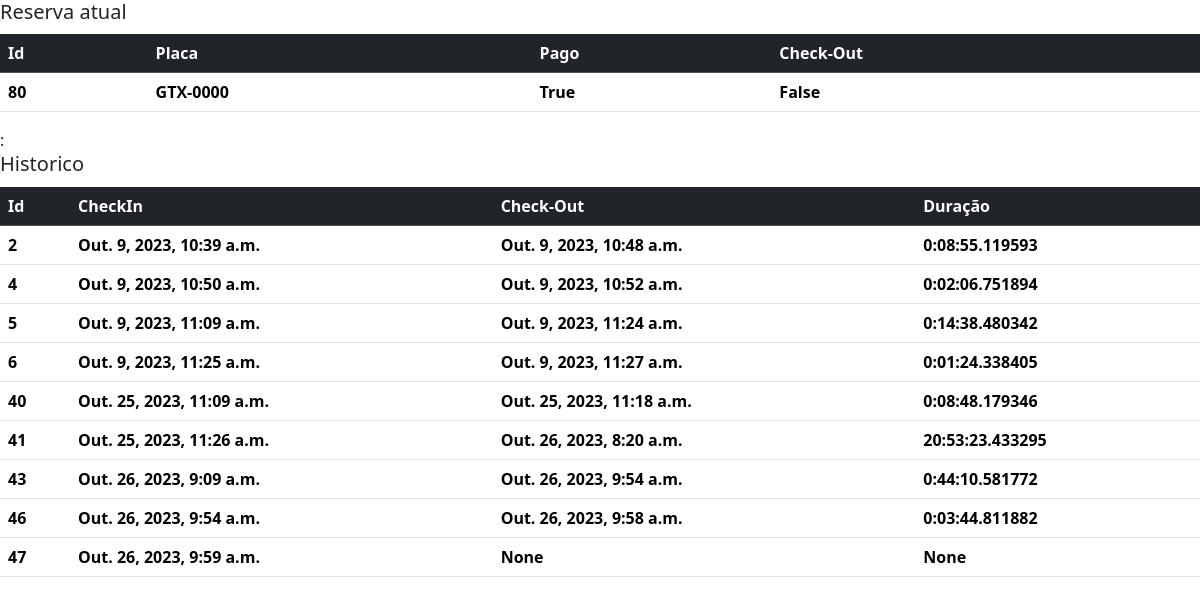
Before: /parking/GTX-0000/ with the older database file.
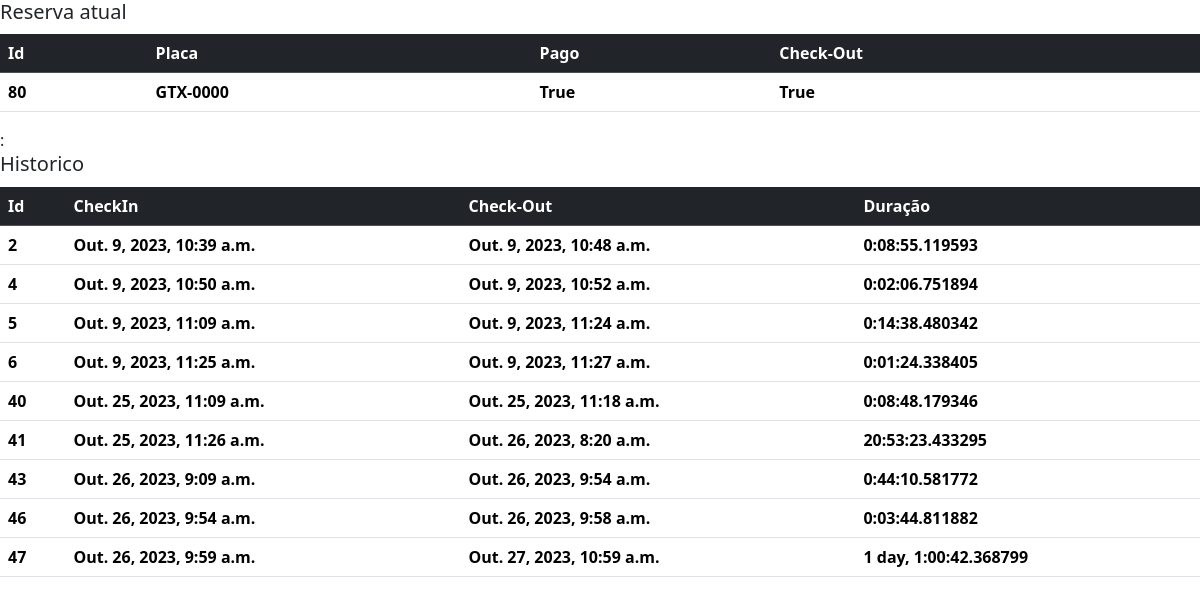
After: the same page with the newer database file.
### parking/models.py (models this page shows, shortened)
class Reservation(models.Model):
    plate = models.CharField(
        validators=[
            RegexValidator(r"[A-Z]{3}[-][0-9][0-9A-J][0-9]{2}",
            message="The Format plate is no Valid")],
            max_length=8,
            unique=True)
    date = models.DateTimeField(auto_now_add=True)
    paid = models.BooleanField(default=False, blank=False)
    left = models.BooleanField(default=False, blank=False)

class Historico(models.Model):
    id_reservation = models.ForeignKey(Reservation, on_delete=models.CASCADE, to_field='id')
    checkIn = models.DateTimeField()
    checkOut = models.DateTimeField(null=True, blank=True)
    def get_deltaTime(self):
        try:
            time = self.checkOut - self.checkIn
            return time
        except:
           return None

### parking/views.py (the view)
# urls.py: path("<str:plate>/", views.reservation_detail, name="plate"),
def reservation_detail(request,plate):
    reservation = consulta_reservation(plate)
    if reservation:
        queryReservation = Reservation.objects.get(plate=plate)
        queryHistory = Historico.objects.filter(id_reservation=queryReservation.pk)
        return render (request, "Reservation/reservationDetail.html", {'reservation':queryReservation,'history':queryHistory})
    return render(request, {'message':f" The plate '{plate}' is invalid or nonexistent"}, status = status.HTTP_400_BAD_REQUEST)

### parking/views.py (called while the page is built)
def consulta_reservation(plate):
    if Reservation.objects.filter(plate=plate).exists():
        return Reservation.objects.get(plate=plate)
    return None

### parking/templates/Reservation/reservationDetail.html (shortened to what this page needs)
<html>
<head>
  {% load bootstrap5 %}
  {% bootstrap_css %}
</head>
<body>
  <h5>Reserva atual<span class="badge badge-secondary">New</span></h5>
  <table class="table">
    <thead class="table-dark">
      <tr>
        <th scope="col">Id</th>
        <th scope="col">Placa</th>
        <th scope="col">Pago</th>
        <th scope="col">Check-Out</th>
      </tr>
    </thead>
    <tbody>
      <tr>
        <th scope="row">{{ reservation.id }}</th>
        <th>{{ reservation.plate }}</th>
        <th>{{ reservation.paid }}</th>
        <th>{{ reservation.left }}</th>
      </tr>
    </tbody>
  </table>
  :{% include 'Historico/listHistory.html'%}
</body>

### parking/templates/Historico/listHistory.html (shortened to what this page needs)
<html>
<head>
  {% load bootstrap5 %}
  {% bootstrap_css %}
</head>
<body>
  <h5>Historico<span class="badge badge-secondary">New</span></h5>
  <table class="table">
    <thead class="table-dark">
      <tr>
        <th scope="col">Id</th>
        <th scope="col">CheckIn</th>
        <th scope="col">Check-Out</th>
        <th scope="col">Duração</th>
      </tr>
    </thead>
    <tbody>
      {% for historico in history %}
      <tr>
        <th scope="row">{{ historico.id }}</th>
        <th>{{ historico.checkIn }}</th>
        <th>{{ historico.checkOut }}</th>
        <th>{{ historico.get_deltaTime }}</th>
      </tr>
      {% endfor %}
    </tbody>
  </table>
</body>

Changed rows visible on the page:
changed Reservation "GTX-0000": left "False" → "True"
changed Historico id 47: checkOut "None" → "Out. 27, 2023, 10:59 a.m."; get_deltaTime "None" → "1 day, 1:00:42.368799"
